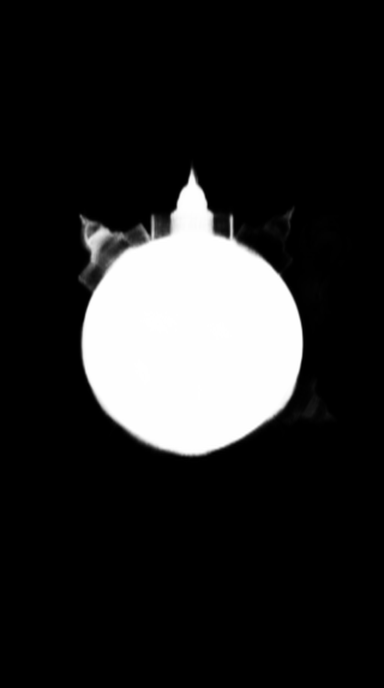
#> input picture projects/democracy/layers/01_mask.png, 768 x 1376 px (shown at 1/2 size)
$ python -i reel_full.py   (imports and definitions only)
#> lines starting #> are read from the running program, lines starting #| are printed output that depends on the picture
"""California Uzbek reel: Jensen Huang / Nvidia. Style B: captions + tags + full-screen pictures, no music.
python3 reel_full.py [PREVIEW=t1,t2,...]"""
import os, sys, json, subprocess
import numpy as np
from PIL import Image, ImageDraw, ImageFont, ImageFilter
sys.path.insert(0, "/home/claude/explainer-engine")
import fx, motion, build

W, H, FPS, SR = 1080, 1920, 30, 48000
SRC = "raw.mp4"
END_SPEECH = 137.3                      # after this the clip is left untouched
F = "/home/claude/explainer-engine/fonts/"
MONT, ANTON = F + "Montserrat-ExtraBold.ttf", F + "Anton-Regular.ttf"
RED, BLACK, WHITE, GREEN, DGREEN = (226, 35, 26), (12, 12, 12), (255, 255, 255), (118, 185, 0), (30, 160, 80)
# [1 line that did not run here, left out]

# ---------------- words ----------------
SEGS = [   # first 47 s: speech regions (silence detection) + spoken text; Whisper fails on this part
    (0.15, 2.80, "Bir insonning mehnati dollarda necha pulga baholanishi mumkin?"),
    (3.24, 6.14, "AQSh birjasidagi eng katta kompaniya"),
    (6.45, 7.03, "qanday qilib"),
    (7.25, 8.71, "bir kunda trillion dollar"),
    (9.04, 9.96, "qiymatda bir kishi sabab"),
    (10.33, 11.60, "o'zgarishlarga sabab bo'lmoqda?"),
    (12.17, 13.60, "Trillion dollar, Karl!"),
    (13.94, 19.11, "Mana bu Jensen Huang, u barchamiz guvohi bo'layotgan ChatGPT va Claude sun'iy idrok platformalari rivojlanishi"),
    (19.45, 23.52, "va poygasining eng markazida turgan Nvidia deb nomlangan ilg'or chip ishlab chiqaruvchi"),
    (23.89, 26.55, "kompaniya asoschisi va ko'p yillik rahbari edi."),
    (27.03, 28.51, "Aytganday, kompaniyaning birjadagi"),
    (28.80, 31.53, "hozirgacha eng yuqori bozor qiymati taxminan"),
    (31.71, 32.77, "5 trillion dollardan"),
    (33.18, 34.75, "qimmatroqqa baholangan edi."),
    (34.99, 40.00, "O'tgan haftalar davomida, u uzoq yillik turmush o'rtog'iga bir necha ayollar bilan xiyonat qilgani,"),
    (40.00, 44.00, "ulardan biri esa aynan AQSh sun'iy idrok borasida musobaqalashayotgan"),
    (44.00, 47.08, "Xitoyning ayol josusi ekanligi sizib chiqqandi."),
]
TAIL = [   # from 47 s: aligned to Whisper word times (DP, like build.py)
    "Bu xabardan keyin esa Jensen yaqin aloqada bo'lgan boshqa ayollar haqida ham turli xabarlar tarqalgandi.",
    "Jensen dastlabki tarqalgan xabarlarning ertasi kunidayoq tan olib, kompaniya xodimlaridan va oilasidan e-mail orqali ommaviy uzr so'rab chiqqandi.",
    "Keyinroq ayollarning soni ko'payishi, AQSh hukumatining tekshiruvlari, jamoatchilik va kompaniya boshqaruv kengashi bosimi ostida iste'fo berib, ishdan bo'shashini e'lon qilgandi.",
    "Bugun u ko'plab yuqori darajadagi insonlar, xususan Ilon Mask va Tramp kabi insonlarning va ko'p sonli xodimlari tomonidan qo'llab-quvvatlanishi asosida o'z lavozimiga qaytgandi.",
    "Endi asosiy mavzuga qaytsak,",
    "U ketishi bilan kompaniya o'sha vaqtdagi 4 trillion qiymatidan deyarli 1 trillion dollar qiymatini yo'qotib, 3 trillionga tushgandi.",
    "Bugun uning boshqaruvchi sifatida qaytishi, kompaniya qiymatini yana qaytib 4 trillion dollardan oshirib yubordi.",
    "@@@ @@@ @@@ @@@ @@@ @@@ @@@",       # 99.1-102.6: unclear in the recording, no caption (placeholder words)
    "Uni qo'llab-quvvatlaganlar ham, qoralaganlar ham bo'ldi albatta.",
    "Ammo axloqiy va oilaviy muammolarga qaramasdan o'z ishiga qayta tiklanishi, uning davrimizning eng ilg'or kompaniyasidagi o'rni qanchalik muhim ekanini,",
    "Nvidia kompaniyasi tashkil topgandan buyon qilingan mehnati va hozirgi ta'sir doirasiga zarar bera olmadi.",
    "Masalaga qaysi tomondan qaramang, uning uzoq yillik mehnati va ayni sohadagi bilimlari, har qanday oilaviy mojarodan ustunroq bo'lib chiqdi.",
    "Aytganday, o'zimizdagi Imarat va Iman ishlari qalay ketyapti?",
    "Hal bo'lib qoldimi? Fikrlaringizni izohlarda qoldirishni unutmang.",
]
words = []      # [t0, t1, word, group]
# [5 lines not run here, left out]
tw, gid = [], []
# [2 lines not run here, left out]
# [1 line that did not run here, left out]
# [2 lines not run here, left out]
# placeholder words: hide, and keep times monotonic
words = [w for w in words if not w[2].startswith("@@@")]
# [3 lines not run here, left out]

def wt(prefix, n=0, after=0):
#> in duo, `out = Image.new("RGB", (W, H), BLACK)`: out: PIL image 1080x1920 RGB; every value is 12
    hits = [w for w in words if w[0] >= after and w[2].lower().strip(",.?!").startswith(prefix.lower())]
    return hits[n][0]

_cf = ImageFont.truetype(MONT, 82)
def _w(ws): return sum(_cf.getbbox(x[2].upper(), stroke_width=6)[2] for x in ws) + 26 * (len(ws) - 1)
chunks, cur = [], []
# [5 lines not run here, left out]

# ---------------- drawing helpers ----------------
_fc = {}
def font(p, s):
    k = (p, int(s))
    if k not in _fc: _fc[k] = ImageFont.truetype(p, int(s))
    return _fc[k]
def ease(x): x = max(0, min(1, x)); return 1 - (1 - x) ** 3
def back(x, s=1.7): x = max(0, min(1, x)) - 1; return x * x * ((s + 1) * x + s) + 1

def text_img(txt, p, size, fill, stroke=0, sfill=BLACK):
    f = font(p, size); bb = f.getbbox(txt, stroke_width=stroke)
    im = Image.new("RGBA", (bb[2] - bb[0] + 4, bb[3] - bb[1] + 4))
    ImageDraw.Draw(im).text((2 - bb[0], 2 - bb[1]), txt, font=f, fill=fill, stroke_width=stroke, stroke_fill=sfill)
    return im

def shadowed(im, r=14, off=8, a=110):
    s = Image.new("RGBA", (im.width + 4 * r, im.height + 4 * r))
    m = Image.new("RGBA", im.size, (0, 0, 0, a)); m.putalpha(im.split()[3].point(lambda v: v * a // 255))
    s.alpha_composite(m, (2 * r, 2 * r + off)); s = s.filter(ImageFilter.GaussianBlur(r))
    s.alpha_composite(im, (2 * r, 2 * r)); return s

def chip(txt, size=56, fg=WHITE, bg=BLACK, dot=None, maxw=980):
    t = text_img(txt, MONT, size, fg)
#> in text_img, `bb = f.getbbox(txt, stroke_width=stroke)`: bb = (0, 9, 942, 57)
#> in text_img, `im = Image.new("RGBA", (bb[2] - bb[0] + 4, bb[3] - bb[1] + 4))`: im: PIL image 946x52 RGBA; every value is 0
    while t.width > maxw - 120 and size > 30:
        size -= 2; t = text_img(txt, MONT, size, fg)
#> after the loop, size = 44
    pad = (30, 18); extra = 34 if dot else 0
    w, h = t.width + pad[0] * 2 + extra, t.height + pad[1] * 2
#> w = 927; h = 82
    im = Image.new("RGBA", (w, h)); d = ImageDraw.Draw(im)
#> after `im = Image.new('RGBA', (w, h))`: im: PIL image 927x82 RGBA; every value is 0
    d.rounded_rectangle([0, 0, w - 1, h - 1], radius=h // 2, fill=bg)
    if dot: d.ellipse([pad[0], h // 2 - 10, pad[0] + 20, h // 2 + 10], fill=dot)
    im.alpha_composite(t, (pad[0] + extra, pad[1]))
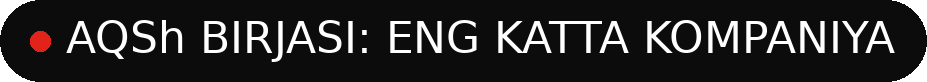
#> im: PIL image 927x82 RGBA; mean R, G, B, A 38.6, 37.8, 37.7, 250.1; transparent parts drawn white
    return shadowed(im)
#> in shadowed, `s = Image.new("RGBA", (im.width + 4 * r, im.height + 4 * r))`: s: PIL image 983x138 RGBA; every value is 0
#> in shadowed, `m.putalpha(im.split()[3].point(lambda v: v * a // 255))`:
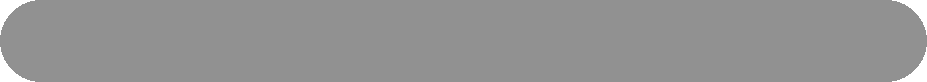
#> m: PIL image 927x82 RGBA; mean R, G, B, A 0, 0, 0, 107.9; transparent parts drawn white
#> in shadowed, `s.alpha_composite(m, (2 * r, 2 * r + off))`:
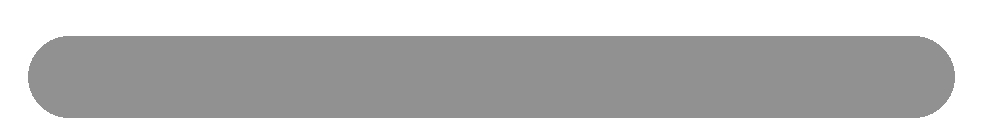
#> s: PIL image 983x138 RGBA; mean R, G, B, A 0, 0, 0, 60.5; transparent parts drawn white
#> in shadowed, `s = s.filter(ImageFilter.GaussianBlur(r))`:
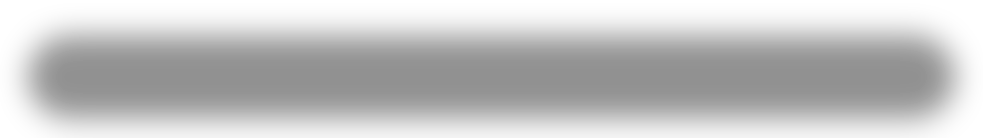
#> s: PIL image 983x138 RGBA; mean R, G, B, A 0, 0, 0, 60.2; transparent parts drawn white
#> in shadowed, `s.alpha_composite(im, (2 * r, 2 * r))`:
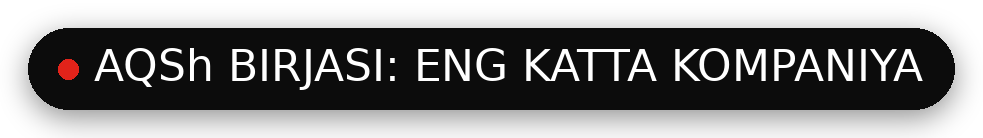
#> s: PIL image 983x138 RGBA; mean R, G, B, A 21.6, 21.2, 21.1, 150.1; transparent parts drawn white

# [46 lines left out: functions big_card, stamp, put, pop_in, portrait, nametag, not called in this run]

# ---------------- pictures ----------------
_pc = {}
def cover(path, focus_y=0.4):
    if path not in _pc:
        im = Image.open(path).convert("RGB"); r = max(W / im.width, H / im.height) * 1.12
        im = im.resize((int(im.width * r), int(im.height * r)), Image.LANCZOS)
        if im.width / im.height > W / H * 1.3 or path in CARD:   # landscape: blurred fill + sharp picture
            src = Image.open(path).convert("RGB")
            bg = src.resize((int(src.width * H * 1.12 / src.height), int(H * 1.12))).filter(ImageFilter.GaussianBlur(40))
            bg = Image.eval(bg, lambda v: int(v * 0.55))
            fh = 1000; fw = max(int(W * 1.12), int(src.width * fh / src.height)); fh = int(src.height * fw / src.width)
            sharp = src.resize((fw, fh), Image.LANCZOS)
            x0 = (bg.width - fw) // 2; bg.paste(sharp, (x0, int(bg.height * 0.36 - fh / 2)))
            im = bg.crop(((bg.width - int(W * 1.12)) // 2, 0, (bg.width - int(W * 1.12)) // 2 + int(W * 1.12), bg.height))
        _pc[path] = im
    return _pc[path]

# [5 lines left out: function pic_frame, not called in this run]

def duo():
    out = Image.new("RGB", (W, H), BLACK)
    for k, (p, fy) in enumerate((("photos/musk.jpg", 0.15), ("photos/trump.jpg", 0.12))):
        im = Image.open(p).convert("RGB"); r = max(W / im.width, (H / 2) / im.height)
        im = im.resize((int(im.width * r), int(im.height * r)), Image.LANCZOS)
        y0 = int((im.height - H // 2) * fy); x0 = (im.width - W) // 2
        out.paste(im.crop((x0, y0, x0 + W, y0 + H // 2)), (0, k * H // 2))
    ImageDraw.Draw(out).rectangle([0, H // 2 - 4, W, H // 2 + 4], fill=WHITE)
    out.save("duo.jpg", quality=95); return "duo.jpg"

CARD = {"photos/nvidia_hq.jpg", "photos/capitol.jpg"}

# chart cutaway: Nvidia market value bars
_bg = None
# [21 lines left out: function chart, not called in this run]

# ---------------- timeline ----------------
# [5 lines that did not run here, left out]
# [1 line not run here, left out]
# [1 line that did not run here, left out]
# [15 lines that did not run here, left out]
# [1 line that did not run here, left out]
# [20 lines that did not run here, left out]
# [3 lines that did not run here, left out]

# [6 lines left out: function hook_card, not called in this run]

def counter(t, t0):
    v = int(1_000_000_000_000 * ease((t - t0) / 1.4))
    return big_card("$" + f"{v:,}".replace(",", " "), "1 TRILLION DOLLAR")

CAP_Y = 1470
#> CAP_Y = 1470
# [61 lines left out: functions caption, audio, frame, not called in this run]

prev = os.environ.get("PREVIEW")
# [7 lines not run here, left out]
# [1 line that did not run here, left out]
# [2 lines that did not run here, left out]
i = 0
# [6 lines not run here, left out]

>>> result = cover('../democracy/layers/01_mask.png')
